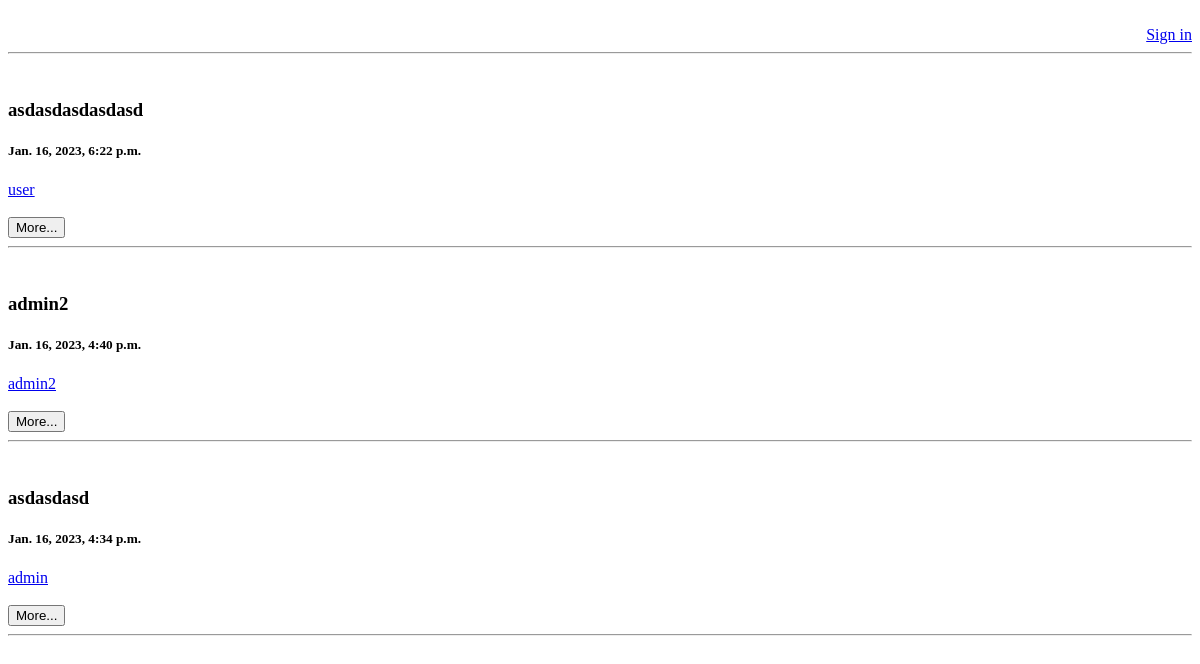
Before: / with the older database file.
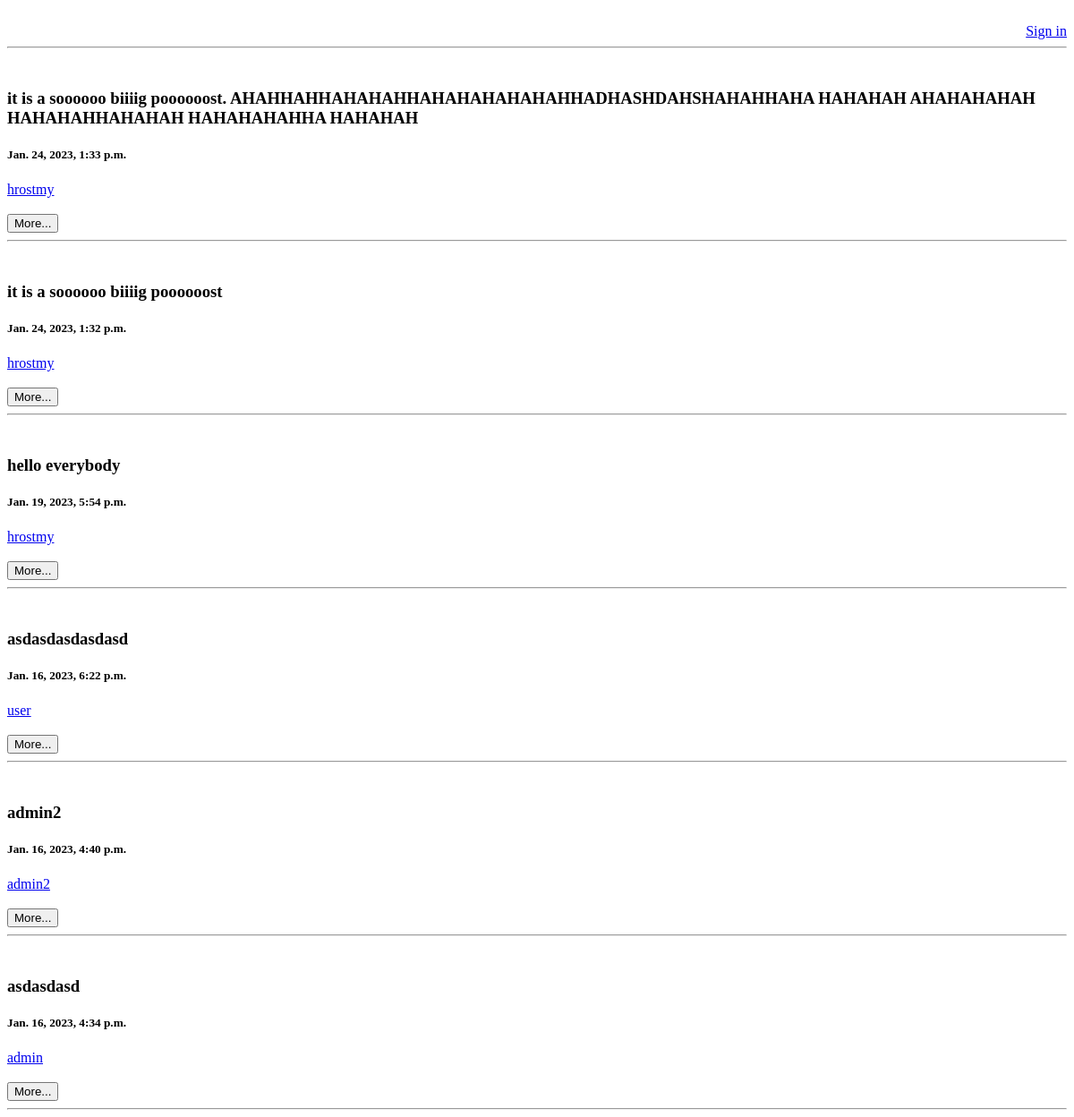
After: the same page with the newer database file.
### post/models.py (models this page shows, shortened)
class Post(models.Model):
    photo = models.ImageField('Add photo:', blank=True)
    text = models.CharField('Add text:', max_length=1000)
    date = models.DateTimeField('Date', auto_now_add=True, blank=True)
    author = models.ForeignKey(to=User, on_delete=models.CASCADE)

### polls/models.py (models this page shows, shortened)
class User(AbstractBaseUser):
    username = models.CharField(verbose_name='username', max_length=30, unique=True)
    email = models.EmailField(verbose_name='email', max_length=60, unique=True)
    first_name = models.CharField(verbose_name='first name', max_length=30)
    last_name = models.CharField(verbose_name='last name', max_length=30)
    biography = models.TextField(verbose_name='biography', max_length=1000)
    date_joined = models.DateTimeField(verbose_name='date joined', auto_now_add=True)
    last_login = models.DateTimeField(verbose_name='last login', auto_now=True)
    is_admin = models.BooleanField(default=False)
    is_active = models.BooleanField(default=True)
    is_staff = models.BooleanField(default=False)
    is_superuser = models.BooleanField(default=False)
    birthday = models.DateField(verbose_name='birthday', null=True, blank=True)
    followers = models.ManyToManyField(to='self', symmetrical=False)
    USERNAME_FIELD = 'username'
    REQUIRED_FIELDS = ['email']
    objects = UserManager()

### polls/views.py (the view)
# urls.py: path('', views.feed, name='index'),
def feed(request, username: str = None):
    if username:
        feed = Post.objects.filter(author__in=User.objects.filter(followers__username=username))
    else:
        feed = Post.objects.all()
    return render(request, 'polls/index.html', {'feed': feed[::-1]})

### polls/templates/polls/index.html (shortened to what this page needs)
<!DOCTYPE html>
<html lang="en">
<head>
</head>
<body>
{% block header%}
    {%if user.is_authenticated%}
        <h4 align="right"><small>You are logined as:</small> <a href="{%url 'profile' username=user.username %}">{{user.username}}</a></h4>
        <a href="{%url 'index'%}" style="float: right;">Home</a>
        <br>
        <a href="{%url 'post_create'%}" style="float: right;">Add new post</a>
        <br>
        <a href="{%url 'logout'%}" style="float: right;">Log Out</a>
        {%else%}
            <br>
            <a href="{%url 'sign_in'%}" style="float: right;">Sign in</a>
    {%endif%}
    <br>
    <hr>
{%endblock%}
{% block content %}
{% for el in feed %}
    <h3>{{el.text}}</h3>
    <h5>{{el.date}}</h5>
    <a href="{%url 'profile' username=el.author.username %}">{{el.author.username}}</a>
    <br>
    <br>
<a href="{% url 'post_detail' el.id %}"><button>More...</button></a>
    <hr>
{%endfor%}
{%endblock%}
</body>
</html>

Changed rows visible on the page:
added Post: text "it is a soooooo biiiig poooooost. AHAHHAHHAHAHAHHAHAHAHAHAHAHHADHASHDAHSHAHAHHAHA HAHAHAH AHAHAHAHAH HAHAHAHHAHAHAH HAHAHAHAHHA HAHAHAH", date "Jan. 24, 2023, 1:33 p.m.", author.username "hrostmy"
added Post: text "it is a soooooo biiiig poooooost", date "Jan. 24, 2023, 1:32 p.m.", author.username "hrostmy"
added Post: text "hello everybody", date "Jan. 19, 2023, 5:54 p.m.", author.username "hrostmy"
